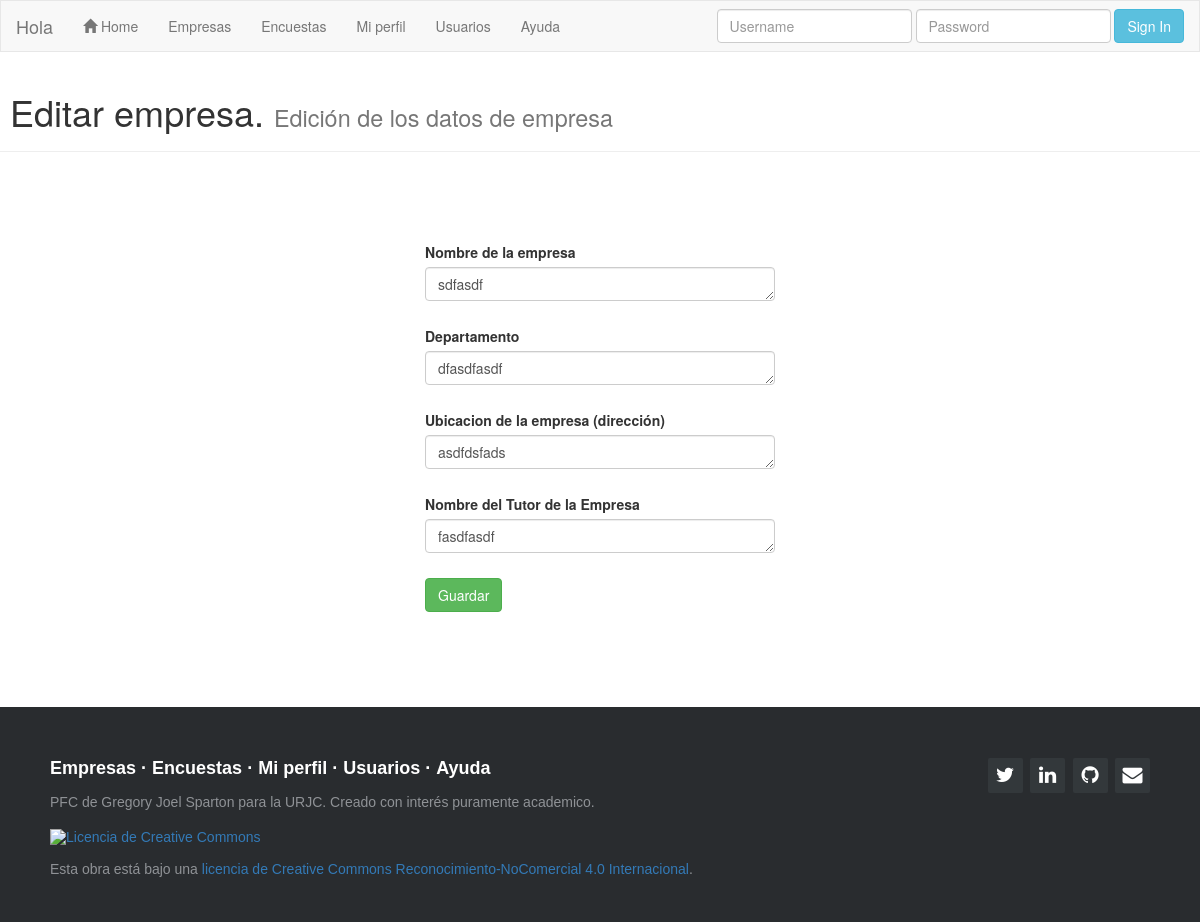
The app's page /empresas/edit/1/ with its own data.
### sopa/models.py (models this page shows)
class empresas(models.Model):
    nombre_empresa = models.TextField(max_length=50,null=True,blank=True,default='')
    created_date = models.DateTimeField(default=timezone.now)
    ubicacion = models.TextField(max_length=50,null=True,blank=True,default='')
    tutor = models.TextField(max_length=50,null=True,blank=True,default='')
    departamento = models.TextField(max_length=50,null=True,blank=True,default='')
    valoracion = models.IntegerField(null=True,blank=True,default='0')

### sopa/views.py (the view, shortened to what this page needs)
# urls.py: url(r'^empresas/edit/(?P<pk>.+)/$', editarempresa.as_view(), name='edita_Empresa'),
class editarempresa(UpdateView):
    model = empresas
    template_name = "sopa/editar_empresa.html"
    form_class = NuevaEmpresaform
    def get_initial(self, **kwargs):
        initial = super(editarempresa, self).get_initial()
        emp = get_object_or_404(empresas, pk=self.kwargs['pk'])
        initial['nombre_empresa']=emp.nombre_empresa
        initial['departamento']=emp.departamento
        initial['ubicacion']=emp.ubicacion
        initial['tutor']=emp.tutor
        return initial

### sopa/forms.py
class NuevaEmpresaform(forms.ModelForm):
    class Meta:
        model = empresas
        fields = ('nombre_empresa',
                  'departamento',
                  'ubicacion',
                  'tutor',
        )
        labels = {
            'nombre_empresa': 'Nombre de la empresa',
            'departamento' : 'Departamento',
            'ubicacion': 'Ubicacion',
            'tutor': 'Tutor',
        }

### sopa/templates/sopa/editar_empresa.html
{% extends "sopa/index.html" %}
{% load widget_tweaks %}
{% block content %}
<div class="page-header">
  <h1>&nbsp;Editar empresa. <small>Edición de los datos de empresa</small></h1>
</div>
<div class="container">
    <br />
    <br />
    <br />
<form method="POST" >{% csrf_token %}
<div class="form-group row col-md-4 col-md-offset-4">
  <label  class=" col-form-label">Nombre de la empresa</label>
  <div class="col-10">
    {{ form.nombre_empresa|attr:"rows:1"|attr:"cols:30"|add_class:"form-control"}}
  </div>
</div>
<div class="form-group row col-md-4 col-md-offset-4">
  <label  class=" col-form-label">Departamento</label>
  <div class="col-10">
    {{ form.departamento|attr:"rows:1"|add_class:"form-control"}}
  </div>
</div>
<div class="form-group row col-md-4 col-md-offset-4">
  <label  class="col-form-label">Ubicacion de la empresa (dirección)</label>
  <div class="col-10">
    {{ form.ubicacion|attr:"rows:1"|add_class:"form-control"}}
  </div>
</div>
<div class="form-group row col-md-4 col-md-offset-4">
  <label class=" col-form-label">Nombre del Tutor de la Empresa</label>
  <div class="col-10">
    {{ form.tutor|attr:"rows:1"|add_class:"form-control"}}
  </div>
</div>
<div class="form-group row col-md-4 col-md-offset-4">
<button type="submit" class="save btn btn-success">Guardar</button>
</div>
</form>
</div>
{% endblock content %}

### sopa/static/css/sopa.css (style rules this page uses)
.row { margin-top: 10px; }

### records on screen
empresas: nombre_empresa "sdfasdf", departamento "dfasdfasdf", ubicacion "asdfdsfads", tutor "fasdfasdf"
